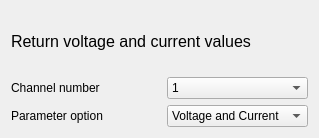
            <widget class="QWidget" name="tab_B2912A_query_parameter">
             <attribute name="title">
              <string>Query parameter</string>
             </attribute>
             <layout class="QFormLayout" name="formLayout_64">
              <item row="0" column="0" colspan="2">
               <widget class="QLabel" name="label_192">
                <property name="minimumSize">
                 <size>
                  <width>0</width>
                  <height>60</height>
                 </size>
                </property>
                <property name="font">
                 <font>
                  <family>Arial</family>
                  <pointsize>12</pointsize>
                  <weight>50</weight>
                  <italic>false</italic>
                  <bold>false</bold>
                 </font>
                </property>
                <property name="styleSheet">
                 <string notr="true">font: 12pt &quot;Arial&quot;;</string>
                </property>
                <property name="text">
                 <string>Return voltage and current values</string>
                </property>
               </widget>
              </item>
              <item row="1" column="0">
               <widget class="QLabel" name="label_193">
                <property name="minimumSize">
                 <size>
                  <width>150</width>
                  <height>0</height>
                 </size>
                </property>
                <property name="maximumSize">
                 <size>
                  <width>200</width>
                  <height>16777215</height>
                 </size>
                </property>
                <property name="text">
                 <string>Channel number</string>
                </property>
               </widget>
              </item>
              <item row="1" column="1">
               <widget class="QComboBox" name="comboBox_B2912A_query_parameter_channel">
                <property name="sizeAdjustPolicy">
                 <enum>QComboBox::AdjustToContentsOnFirstShow</enum>
                </property>
                <item>
                 <property name="text">
                  <string>1</string>
                 </property>
                </item>
                <item>
                 <property name="text">
                  <string>2</string>
                 </property>
                </item>
               </widget>
              </item>
              <item row="2" column="0">
               <widget class="QLabel" name="label_199">
                <property name="minimumSize">
                 <size>
                  <width>150</width>
                  <height>0</height>
                 </size>
                </property>
                <property name="maximumSize">
                 <size>
                  <width>200</width>
                  <height>16777215</height>
                 </size>
                </property>
                <property name="text">
                 <string>Parameter option</string>
                </property>
               </widget>
              </item>
              <item row="2" column="1">
               <widget class="QComboBox" name="comboBox_B2912A_query_parameter_parameter">
                <property name="sizeAdjustPolicy">
                 <enum>QComboBox::AdjustToContentsOnFirstShow</enum>
                </property>
                <item>
                 <property name="text">
                  <string>Voltage and Current</string>
                 </property>
                </item>
                <item>
                 <property name="text">
                  <string>Voltage</string>
                 </property>
                </item>
                <item>
                 <property name="text">
                  <string>Current</string>
                 </property>
                </item>
               </widget>
              </item>
             </layout>
            </widget>
